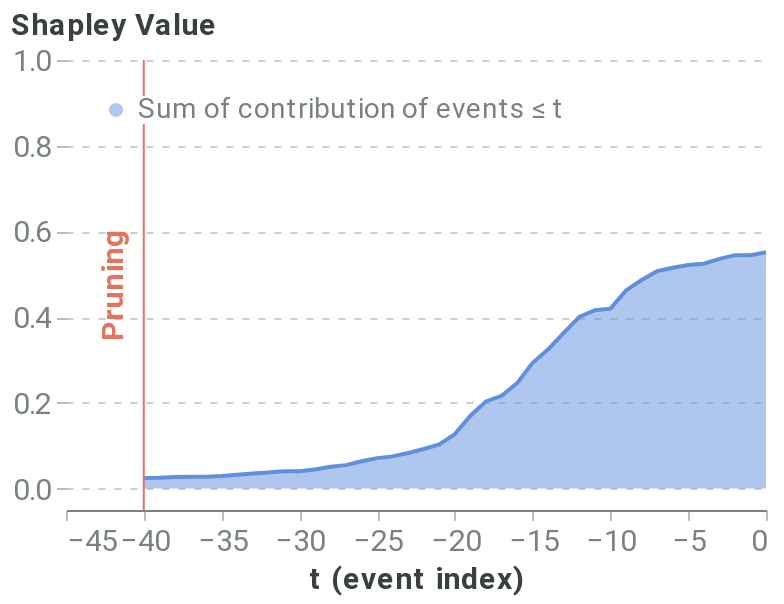

Here is the notebook cell this chart was saved with:
### Markdown cell above
##### Pruning algorithm

### Code cell
pruning_dict = {'tol': 0.025,}
coal_plot_data, coal_prun_idx = local_pruning(f, pos_x_data, pruning_dict, average_event, positive_sequence_id, sequence_id_feat, False)
# coal_prun_idx is in negative terms
pruning_idx = pos_x_data.shape[1] + coal_prun_idx
pruning_plot = plot_temp_coalition_pruning(coal_plot_data, coal_prun_idx, plot_limit=40)
pruning_plot

### Figure 1 — Vega-Lite specification as saved in the notebook (floating-point values rounded to 4 significant figures)
{"config": {"axis": {"domain": true, "domainColor": "#798184", "grid": false, "gridColor": "#798184", "gridOpacity": 0.5, "gridDash": [3, 5], "gridWidth": 0.8, "gridCap": "round", "labelPadding": 3, "labelFont": "Roboto", "labelColor": "#798184", "tickSize": 5, "tickColor": "#798184", "tickOpacity": 0.5, "titleColor": "#384140", "titleFont": "Roboto", "titleFontSize": 12}, "axisBand": {"domain": true, "ticks": false, "labelPadding": 7}, "axisY": {"domain": false, "titleAlign": "left", "titleAngle": 0, "titleX": -20, "titleY": -10}, "legend": {"labelColor": "#798184", "labelFontSize": 12, "symbolSize": 40, "titleColor": "#384140", "titleFontSize": 12, "titlePadding": 10, "titleFont": "Roboto", "labelFont": "Roboto"}, "line": {"stroke": "#618FE0", "strokeWidth": 2}, "rule": {"stroke": "#798184"}, "path": {"stroke": "#618FE0", "strokeWidth": 0.5}, "rect": {"fill": "#618FE0"}, "point": {"filled": true, "shape": "circle"}, "shape": {"stroke": "#618FE0"}, "bar": {"fill": "#618FE0", "stroke": null}, "text": {"font": "Roboto", "color": "#384140", "fontSize": 12}, "arc": {"stroke": "#fff", "strokeWidth": 1}, "range": {"category": ["#618FE0", "#50D0B0", "#E17560", "#E8B474", "#D889C4", "#34A3BC", "#A583A4"], "ramp": ["#001854", "#002f72", "#04478e", "#1e5fab", "#4477c5", "#6290e1", "#7ea9fd", "#9ec7ff", "#bde4ff"], "heatmap": ["#001854", "#002f72", "#04478e", "#1e5fab", "#4477c5", "#6290e1", "#7ea9fd", "#9ec7ff", "#bde4ff"], "diverging": ["#003b26", "#006b52", "#1aa082", "#55d5b5", "#f5f5f5", "#ffaa92", "#d16f5b", "#9e392c", "#650200"]}, "title": {"anchor": "start", "fontSize": 20, "color": "#384140", "fontWeight": "bold", "offset": 20, "font": "Roboto", "subtitleColor": "#384140", "subtitleFontSize": 16}, "header": {"labelFontSize": 12, "titleFontSize": 16, "labelColor": "#384140", "titleColor": "#384140", "titleFont": "Roboto", "labelFont": "Roboto"}, "group": {"fill": "white"}, "background": "white", "view": {"stroke": "transparent", "continuousHeight": 300, "continuousWidth": 400}}, "layer": [{"mark": {"type": "area", "opacity": 0.5}, "encoding": {"color": {"type": "nominal", "field": "Coalition", "legend": {"fillColor": "white", "labelFontSize": 14, "labelLimit": 0, "orient": "top-left", "symbolSize": 50, "symbolStrokeWidth": 0, "title": null}, "scale": {"domain": ["Sum of contribution of events ≤ t"], "range": ["#618FE0"]}}, "x": {"type": "quantitative", "axis": {"labelFontSize": 15, "title": "t (event index)", "titleFontSize": 15}, "field": "t (event index)"}, "y": {"type": "quantitative", "axis": {"grid": true, "labelFontSize": 15, "titleFontSize": 15, "titleX": -28}, "field": "Shapley Value", "scale": {"domain": [-0.05, 1]}}}}, {"mark": "line", "encoding": {"color": {"type": "nominal", "field": "Coalition", "legend": {"fillColor": "white", "labelFontSize": 14, "labelLimit": 0, "orient": "top-left", "symbolSize": 50, "symbolStrokeWidth": 0, "title": null}, "scale": {"domain": ["Sum of contribution of events ≤ t"], "range": ["#618FE0"]}}, "x": {"type": "quantitative", "axis": {"labelFontSize": 15, "title": "t (event index)", "titleFontSize": 15}, "field": "t (event index)"}, "y": {"type": "quantitative", "axis": {"grid": true, "labelFontSize": 15, "titleFontSize": 15, "titleX": -28}, "field": "Shapley Value", "scale": {"domain": [-0.05, 1]}}}}, {"data": {"name": "data-af78070e65014eeb3844bff90af99439"}, "mark": {"type": "rule", "color": "#E17560"}, "encoding": {"x": {"type": "quantitative", "field": "x"}}}, {"data": {"name": "data-4420ab18051b43164384d0b9c1220909"}, "mark": {"type": "text", "angle": 270, "color": "#E17560", "fontSize": 15, "fontWeight": "bold", "text": "Pruning"}, "encoding": {"x": {"type": "quantitative", "field": "x"}}}], "data": {"name": "data-0cc3646973410d99d24ec22075585acd"}, "height": 225, "width": 350, "$schema": "https://vega.github.io/schema/vega-lite/v4.8.1.json", "datasets": {"data-0cc3646973410d99d24ec22075585acd": [{"Coalition": "Sum of contribution of events > t", "t (event index)": 0, "Shapley Value": 0.0}, {"Coalition": "Sum of contribution of events ≤ t", "t (event index)": 0, "Shapley Value": 0.5514}, {"Coalition": "Sum of contribution of events > t", "t (event index)": -1, "Shapley Value": 0.006736}, {"Coalition": "Sum of contribution of events ≤ t", "t (event index)": -1, "Shapley Value": 0.5447}, {"Coalition": "Sum of contribution of events > t", "t (event index)": -2, "Shapley Value": 0.00685}, {"Coalition": "Sum of contribution of events ≤ t", "t (event index)": -2, "Shapley Value": 0.5446}, {"Coalition": "Sum of contribution of events > t", "t (event index)": -3, "Shapley Value": 0.01552}, {"Coalition": "Sum of contribution of events ≤ t", "t (event index)": -3, "Shapley Value": 0.5359}, {"Coalition": "Sum of contribution of events > t", "t (event index)": -4, "Shapley Value": 0.02682}, {"Coalition": "Sum of contribution of events ≤ t", "t (event index)": -4, "Shapley Value": 0.5246}, {"Coalition": "Sum of contribution of events > t", "t (event index)": -5, "Shapley Value": 0.02961}, {"Coalition": "Sum of contribution of events ≤ t", "t (event index)": -5, "Shapley Value": 0.5218}, {"Coalition": "Sum of contribution of events > t", "t (event index)": -6, "Shapley Value": 0.03603}, {"Coalition": "Sum of contribution of events ≤ t", "t (event index)": -6, "Shapley Value": 0.5154}, {"Coalition": "Sum of contribution of events > t", "t (event index)": -7, "Shapley Value": 0.04415}, {"Coalition": "Sum of contribution of events ≤ t", "t (event index)": -7, "Shapley Value": 0.5073}, {"Coalition": "Sum of contribution of events > t", "t (event index)": -8, "Shapley Value": 0.0648}, {"Coalition": "Sum of contribution of events ≤ t", "t (event index)": -8, "Shapley Value": 0.4866}, {"Coalition": "Sum of contribution of events > t", "t (event index)": -9, "Shapley Value": 0.08906}, {"Coalition": "Sum of contribution of events ≤ t", "t (event index)": -9, "Shapley Value": 0.4624}, {"Coalition": "Sum of contribution of events > t", "t (event index)": -10, "Shapley Value": 0.1316}, {"Coalition": "Sum of contribution of events ≤ t", "t (event index)": -10, "Shapley Value": 0.4199}, {"Coalition": "Sum of contribution of events > t", "t (event index)": -11, "Shapley Value": 0.1352}, {"Coalition": "Sum of contribution of events ≤ t", "t (event index)": -11, "Shapley Value": 0.4162}, {"Coalition": "Sum of contribution of events > t", "t (event index)": -12, "Shapley Value": 0.1508}, {"Coalition": "Sum of contribution of events ≤ t", "t (event index)": -12, "Shapley Value": 0.4006}, {"Coalition": "Sum of contribution of events > t", "t (event index)": -13, "Shapley Value": 0.188}, {"Coalition": "Sum of contribution of events ≤ t", "t (event index)": -13, "Shapley Value": 0.3635}, {"Coalition": "Sum of contribution of events > t", "t (event index)": -14, "Shapley Value": 0.2264}, {"Coalition": "Sum of contribution of events ≤ t", "t (event index)": -14, "Shapley Value": 0.325}, {"Coalition": "Sum of contribution of events > t", "t (event index)": -15, "Shapley Value": 0.2579}, {"Coalition": "Sum of contribution of events ≤ t", "t (event index)": -15, "Shapley Value": 0.2935}, {"Coalition": "Sum of contribution of events > t", "t (event index)": -16, "Shapley Value": 0.3056}, {"Coalition": "Sum of contribution of events ≤ t", "t (event index)": -16, "Shapley Value": 0.2458}, {"Coalition": "Sum of contribution of events > t", "t (event index)": -17, "Shapley Value": 0.335}, {"Coalition": "Sum of contribution of events ≤ t", "t (event index)": -17, "Shapley Value": 0.2164}, {"Coalition": "Sum of contribution of events > t", "t (event index)": -18, "Shapley Value": 0.348}, {"Coalition": "Sum of contribution of events ≤ t", "t (event index)": -18, "Shapley Value": 0.2034}, {"Coalition": "Sum of contribution of events > t", "t (event index)": -19, "Shapley Value": 0.3815}, {"Coalition": "Sum of contribution of events ≤ t", "t (event index)": -19, "Shapley Value": 0.1699}, {"Coalition": "Sum of contribution of events > t", "t (event index)": -20, "Shapley Value": 0.4243}, {"Coalition": "Sum of contribution of events ≤ t", "t (event index)": -20, "Shapley Value": 0.1272}, {"Coalition": "Sum of contribution of events > t", "t (event index)": -21, "Shapley Value": 0.4484}, {"Coalition": "Sum of contribution of events ≤ t", "t (event index)": -21, "Shapley Value": 0.103}, {"Coalition": "Sum of contribution of events > t", "t (event index)": -22, "Shapley Value": 0.4591}, {"Coalition": "Sum of contribution of events ≤ t", "t (event index)": -22, "Shapley Value": 0.09235}, {"Coalition": "Sum of contribution of events > t", "t (event index)": -23, "Shapley Value": 0.4683}, {"Coalition": "Sum of contribution of events ≤ t", "t (event index)": -23, "Shapley Value": 0.08315}, {"Coalition": "Sum of contribution of events > t", "t (event index)": -24, "Shapley Value": 0.4764}, {"Coalition": "Sum of contribution of events ≤ t", "t (event index)": -24, "Shapley Value": 0.07507}, {"Coalition": "Sum of contribution of events > t", "t (event index)": -25, "Shapley Value": 0.4804}, {"Coalition": "Sum of contribution of events ≤ t", "t (event index)": -25, "Shapley Value": 0.07106}, {"Coalition": "Sum of contribution of events > t", "t (event index)": -26, "Shapley Value": 0.4878}, {"Coalition": "Sum of contribution of events ≤ t", "t (event index)": -26, "Shapley Value": 0.06364}, {"Coalition": "Sum of contribution of events > t", "t (event index)": -27, "Shapley Value": 0.4968}, {"Coalition": "Sum of contribution of events ≤ t", "t (event index)": -27, "Shapley Value": 0.05467}, {"Coalition": "Sum of contribution of events > t", "t (event index)": -28, "Shapley Value": 0.5005}, {"Coalition": "Sum of contribution of events ≤ t", "t (event index)": -28, "Shapley Value": 0.05098}, {"Coalition": "Sum of contribution of events > t", "t (event index)": -29, "Shapley Value": 0.5071}, {"Coalition": "Sum of contribution of events ≤ t", "t (event index)": -29, "Shapley Value": 0.04434}, {"Coalition": "Sum of contribution of events > t", "t (event index)": -30, "Shapley Value": 0.5111}, {"Coalition": "Sum of contribution of events ≤ t", "t (event index)": -30, "Shapley Value": 0.0403}, {"Coalition": "Sum of contribution of events > t", "t (event index)": -31, "Shapley Value": 0.5112}, {"Coalition": "Sum of contribution of events ≤ t", "t (event index)": -31, "Shapley Value": 0.04026}, {"Coalition": "Sum of contribution of events > t", "t (event index)": -32, "Shapley Value": 0.5141}, {"Coalition": "Sum of contribution of events ≤ t", "t (event index)": -32, "Shapley Value": 0.03731}, {"Coalition": "Sum of contribution of events > t", "t (event index)": -33, "Shapley Value": 0.5165}, {"Coalition": "Sum of contribution of events ≤ t", "t (event index)": -33, "Shapley Value": 0.03496}, {"Coalition": "Sum of contribution of events > t", "t (event index)": -34, "Shapley Value": 0.519}, {"Coalition": "Sum of contribution of events ≤ t", "t (event index)": -34, "Shapley Value": 0.0324}, {"Coalition": "Sum of contribution of events > t", "t (event index)": -35, "Shapley Value": 0.5218}, {"Coalition": "Sum of contribution of events ≤ t", "t (event index)": -35, "Shapley Value": 0.0296}, {"Coalition": "Sum of contribution of events > t", "t (event index)": -36, "Shapley Value": 0.5236}, {"Coalition": "Sum of contribution of events ≤ t", "t (event index)": -36, "Shapley Value": 0.02787}, {"Coalition": "Sum of contribution of events > t", "t (event index)": -37, "Shapley Value": 0.5239}, {"Coalition": "Sum of contribution of events ≤ t", "t (event index)": -37, "Shapley Value": 0.02756}, {"Coalition": "Sum of contribution of events > t", "t (event index)": -38, "Shapley Value": 0.5246}, {"Coalition": "Sum of contribution of events ≤ t", "t (event index)": -38, "Shapley Value": 0.02682}, {"Coalition": "Sum of contribution of events > t", "t (event index)": -39, "Shapley Value": 0.5263}, {"Coalition": "Sum of contribution of events ≤ t", "t (event index)": -39, "Shapley Value": 0.02511}, {"Coalition": "Sum of contribution of events > t", "t (event index)": -40, "Shapley Value": 0.5268}, {"Coalition": "Sum of contribution of events ≤ t", "t (event index)": -40, "Shapley Value": 0.02466}], "data-af78070e65014eeb3844bff90af99439": [{"x": -40}], "data-4420ab18051b43164384d0b9c1220909": [{"x": -42}]}}
